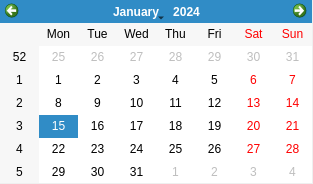
<?xml version="1.0" encoding="UTF-8"?>
<ui version="4.0">
 <class>windowcal</class>
 <widget class="QDialog" name="windowcal">
  <property name="windowModality">
   <enum>Qt::ApplicationModal</enum>
  </property>
  <property name="geometry">
   <rect>
    <x>0</x>
    <y>0</y>
    <width>313</width>
    <height>184</height>
   </rect>
  </property>
  <property name="windowTitle">
   <string>Pulse Fecha</string>
  </property>
  <property name="modal">
   <bool>true</bool>
  </property>
  <widget class="QCalendarWidget" name="Calendar">
   <property name="geometry">
    <rect>
     <x>0</x>
     <y>0</y>
     <width>312</width>
     <height>183</height>
    </rect>
   </property>
  </widget>
 </widget>
 <resources/>
 <connections/>
</ui>
